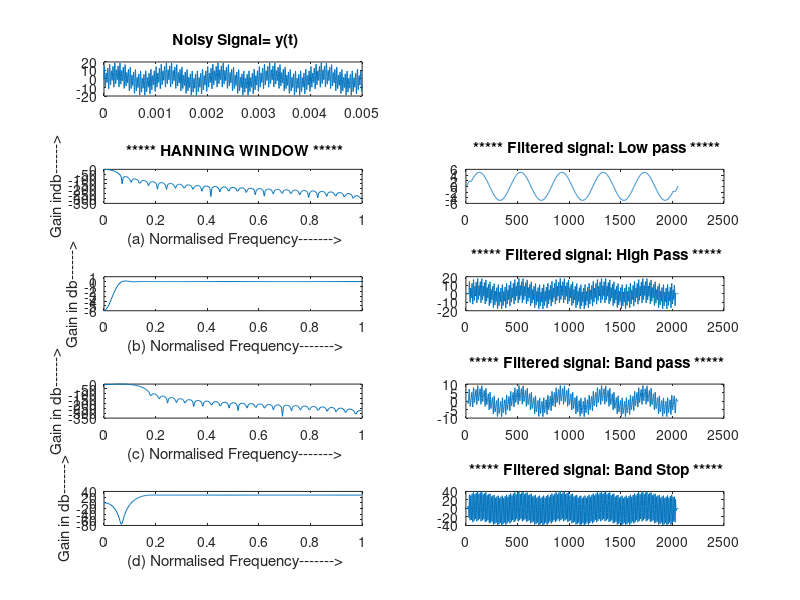

Here is the MATLAB script that generated this plot:
% PROGRAM FOR THE DESIGN OF FIR LPF, HPF, BPF & BSF USING HANNING WINDOW
%Enter the Pass Band Ripple: .05
%Enter the Stop Band Ripple: .04
%Enter the Pass Band Frequency: 1500
%Enter the Stop Band Frequency: 2000
%Enter the Sampling Frequency: 8000

%We want to design a Discrete Time Low Pass Filter for a voice signal. The specifications are:
%Passband fp=1500 Hz, with 0.05dB ripple;
%Stopband fs=2000 Hz, with 50dB attenuation and with 0.04dB ripple;
%Sampling Frequency f=8000 Hz.
%Recall the mapping from analog to digital frequency normalised passband fequency is given by wp = 2*fp/f, and normalised stopband fequency is given by ws = 2*fp/f with f as the sampling frequency.

clc; close all; clear all;
%rp = input('Enter the Pass Band Ripple: .05 ');
%rs = input('Enter the Stop Band Ripple: .04 ');
%fp = input('Enter the Pass Band Frequency: 1500 ');
%fs = input('Enter the Stop Band Frequency: 2000 ');
%Fs = input('Enter the Sampling Frequency: 2e3,4e3,8e3 ');
rp = .05;
rs = .04;
fp = 2e3;
fs = 25e3;
Fs = 400e3;

Ts=1/Fs;         %set sampling time
dt=0:Ts:5e-3-Ts; %Lets say 5 ms

f1=1e3;  %say 1 kHz
f2=20e3; %say 20 kHz
f3=30e3; %say 30 kHz

%Noisy Signal
y=5*sin(2*pi*f1*dt)+5*sin(2*pi*f2*dt)+10*sin(2*pi*f3*dt);
subplot(5,2,1) ;
plot(dt,y);
title(' Noisy Signal= y(t)');


wp = 2 * fp /Fs;
ws = 2 * fs/Fs;
num = - 20 * log( sqrt(rp*rs))- 13;
den = 14.6 * (fs-fp)/Fs;
n = ceil (num/den) ;
%n=100;
n1 = n+1;
if(rem(n,2)~=0)
n1 = n;
n = n-1;
end
win = hanning(n1);
disp('Filter ordern n= ');n

% LOW PASS FILTER
b = fir1(n,wp,win);
[h,w] = freqz(b,1,256);
%[h,w] = freqz(b,a,n) returns the n-point frequency response vector h and the corresponding angular frequency vector w for the digital filter with transfer function coefficients stored in b and a.
%Ref: https://in.mathworks.com/help/signal/ref/freqz.html
m = 20 * log(abs(h));
subplot(5,2,3) ;
plot (w/pi,m) ;
title(' ***** HANNING WINDOW *****');
ylabel('Gain indb------>');
xlabel(' (a) Normalised Frequency------->');

con=conv(y,b);

subplot(5,2,4) ;
plot(con);
title(' ***** Filtered signal: Low pass *****');

% HIGH PASS FILTER
b = fir1(n,wp,'high',win);
[h,w] = freqz(b,1,256);
m = 20*log(abs(h));
subplot(5,2,5);
plot(w/pi,m) ;
ylabel('Gain in db------>');
xlabel(' (b) Normalised Frequency------->');

con=conv(y,b);

subplot(5,2,6) ;
plot(con);
title(' ***** Filtered signal: High Pass *****');

% BAND PASS FILTER
wn = [wp ws]; 
b = fir1(n,wn,win);
[h,w] = freqz(b,1,256);
m = 20*log(abs(h));
subplot(5,2,7) ;
plot (w/pi, m) ;
ylabel('Gain in db------>');
xlabel(' (c) Normalised Frequency------->');

con=conv(y,b);

subplot(5,2,8) ;
plot(con);
title(' ***** Filtered signal: Band pass *****');

% BAND STOP FILTER
b = fir1 (n, wn, 'stop' , win) ;
[h,w] = freqz(b,1,256);
m = 20*log(abs(h));
subplot(5,2,9) ;
plot (w/pi, m) ;
ylabel('Gain in db------>');
xlabel(' (d) Normalised Frequency------->');

con=conv(y,b);

subplot(5,2,10) ;
plot(con);
title(' ***** Filtered signal: Band Stop *****');
